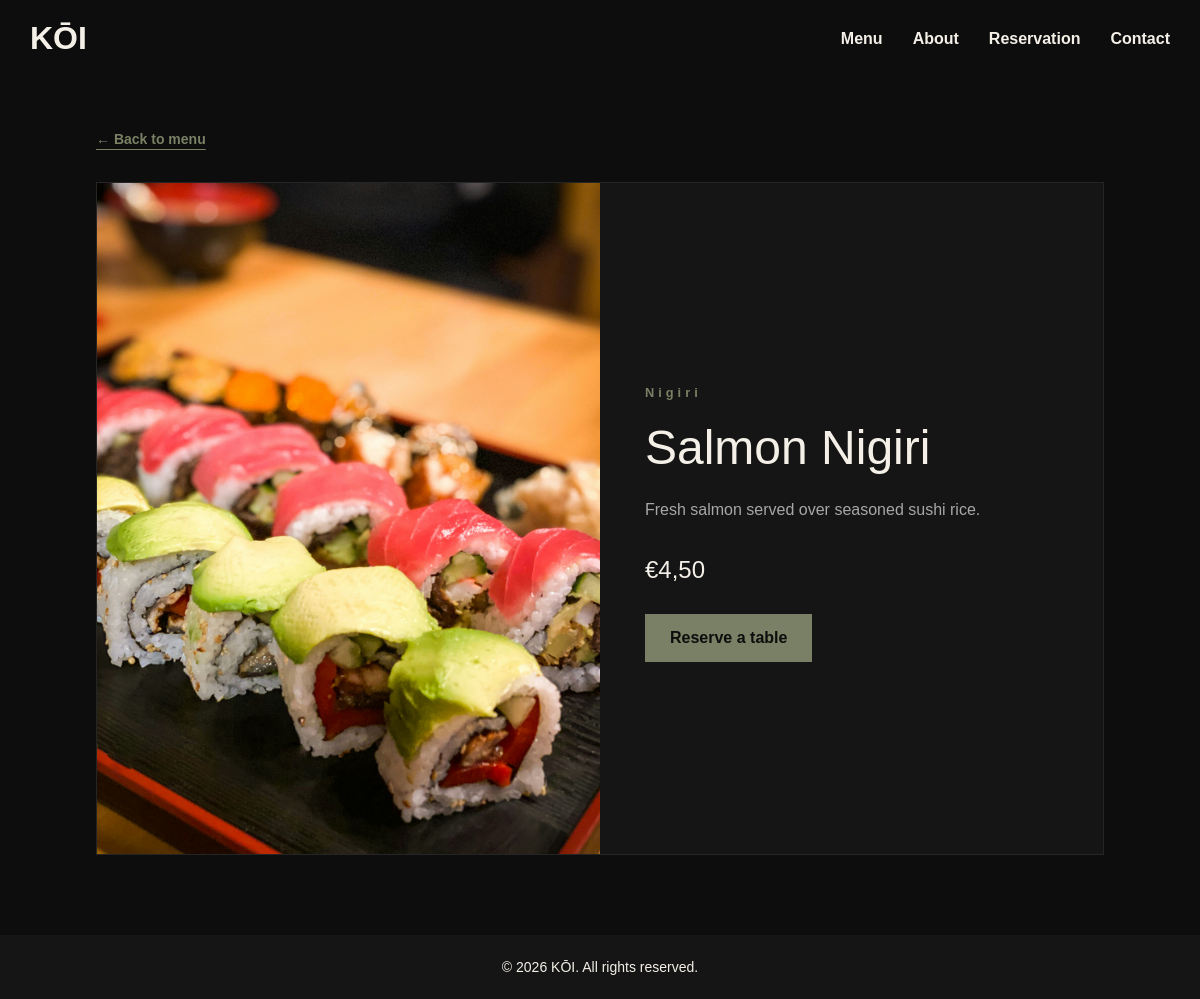
Screenshot of /Pages/menu-detail.php?id=1 with the database file from the repository.
### tables this page shows
CREATE TABLE `menu` (
  `id` int NOT NULL,
  `name` varchar(100) NOT NULL,
  `description` text NOT NULL,
  `price` decimal(6,2) NOT NULL,
  `category` varchar(50) NOT NULL,
  `image` varchar(255) NOT NULL,
  `available` tinyint(1) NOT NULL
);

### Pages/menu-detail.php (the view, shortened to what this page needs)
<?php
require_once __DIR__ . '/includes/dbh.inc.php';
$menuItemId = filter_var($_GET['id'] ?? null, FILTER_VALIDATE_INT, ['options' => ['min_range' => 1]]);
$menuItem = false;
if ($menuItemId !== false && $menuItemId !== null) {
    $menuQuery = $pdo->prepare('SELECT name, description, price, category, image FROM menu WHERE id = :id AND available = 1');
    $menuQuery->execute(['id' => $menuItemId]);
    $menuItem = $menuQuery->fetch(PDO::FETCH_ASSOC);
}
$imageFilename = $menuItem ? basename($menuItem['image']) : '';
?>
<!DOCTYPE html>
<html lang="en">
<head>
    <link rel="stylesheet" href="../css/style.css">
</head>
<body class="dish-page">
    <?php include __DIR__ . '/header.php'; ?>
    <main class="dish-main">
        <a class="menu-detail-link dish-back" href="index.php#menu">&larr; Back to menu</a>
        <?php if ($menuItem): ?>
            <article class="dish-detail fade-in">
                <img class="dish-image"
                     src="../images/<?= htmlspecialchars(rawurlencode($imageFilename)) ?>"
                     alt="<?= htmlspecialchars($menuItem['name']) ?>">
                <div class="dish-content">
                    <p class="menu-label"><?= htmlspecialchars($menuItem['category']) ?></p>
                    <h1><?= htmlspecialchars($menuItem['name']) ?></h1>
                    <p class="dish-description"><?= nl2br(htmlspecialchars($menuItem['description'])) ?></p>
                    <p class="dish-price">&euro;<?= number_format((float) $menuItem['price'], 2, ',', '.') ?></p>
                    <a class="dish-reserve" href="index.php#reservation">Reserve a table</a>
                </div>
            </article>
        <?php endif; ?>
    </main>
    <?php include __DIR__ . '/footer.php'; ?>
</body>
</html>

### css/style.css (style rules this page uses)
* { box-sizing: border-box; margin: 0; padding: 0; }
html { scroll-behavior: smooth; }
.menu-detail-link { display: inline-block; margin-top: 20px; color: #7A8065; font: bold 14px Arial, sans-serif; text-underline-offset: 5px; }
.dish-page { min-height: 100vh; display: flex; flex-direction: column; }
.dish-main { width: min(1200px, 84%); margin: 130px auto 80px; flex: 1; }
.dish-back { margin: 0 0 35px; }
.dish-detail { display: grid; grid-template-columns: 1fr 1fr; background: #151515; border: 1px solid #252525; }
.dish-image { width: 100%; height: 100%; min-height: 420px; object-fit: cover; }
.dish-content { padding: 55px 45px; align-self: center; font-family: Arial, sans-serif; color: #F4F0E8; min-width: 0; overflow-wrap: anywhere; }
.dish-content h1 { margin: 20px 0; font-size: clamp(2rem, 4vw, 3rem); font-weight: 400; }
.dish-description { color: #A7A7A7; line-height: 1.9; }
.dish-price { margin: 30px 0; font-size: 1.5rem; }
.dish-reserve { display: inline-block; padding: 15px 25px; background: #7A8065; color: #0D0D0D; font-weight: bold; text-decoration: none; }
body { background-color: #0D0D0D; color: #fff; overflow-x: hidden; }
.fade-in { animation: fadeIn 0.7s ease-in-out; }
.menu-label { color: #7A8065; font-size: 0.8rem; letter-spacing: 4px; margin-bottom: 10px; margin-top: 10px; font-family: Arial, elegant-serif; font-weight: bold; }

### rows the page displays
menu: image (picture), category "Nigiri", name "Salmon Nigiri", description "Fresh salmon served over seasoned sushi rice.", price "4,50"
